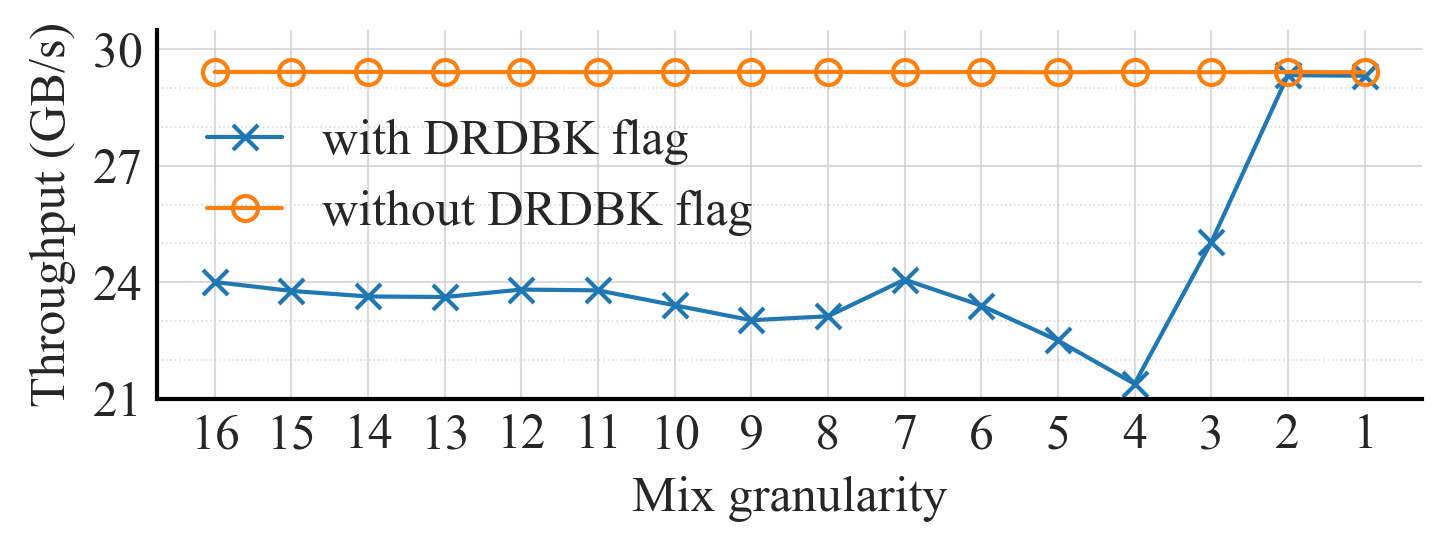

Python code for this plot:
import matplotlib.pyplot as plt
from matplotlib.ticker import MultipleLocator
import numpy as np
 
plt.style.use('seaborn-v0_8-whitegrid')
plt.rcParams.update({
    'font.family': 'Times New Roman',
    'font.size': 12,   
    'figure.dpi': 300,
    'axes.titlesize': 12,
    'axes.labelsize': 12
})
 
methods = [str(i) for i in range(1, 17)]
throughput1 = np.loadtxt('with_DRDBK_data.txt')  # MB/s
throughput1 /= 1000  # turns to GB/s
throughput2 = np.loadtxt('no_DRDBK_data.txt')  # MB/s
throughput2 /= 1000  # turns to GB/s
# throughput1 = [29.302, 29.316, 25.025, 21.363, 22.485, 23.391, 
#               24.059, 23.106, 23.000, 23.394, 23.799, 23.828,
#               23.635, 23.636, 23.790, 23.979]  # GB/s
# throughput2 = [ 29.381 , 29.397 , 29.391 , 29.400 , 29.385 , 29.393 ,
#                 29.388 , 29.393 , 29.391 , 29.390 , 29.391 , 29.395 ,
#                 29.397 , 29.388 , 29.389 , 29.393 ]  # GB/s

reversed_method = methods[::-1]
reversed_throughput1 = throughput1[::-1]
reversed_throughput2 = throughput2[::-1]
 
fig, ax = plt.subplots(figsize=(5, 2)) 
 
line1 = ax.plot(reversed_method, reversed_throughput1, color='#1f77b4', linewidth=1, 
                marker='x', markersize=6 , label='with DRDBK flag' , 
                 markerfacecolor='none', markeredgewidth=1 ) 
line2 = ax.plot(reversed_method, reversed_throughput2, color='#ff7f0e', linewidth=1,
                marker='o', markersize=6, label='without DRDBK flag' , 
                markerfacecolor='none', markeredgewidth=1 )

ax.set_ylabel('Throughput (GB/s)' )
ax.grid(axis='x', linestyle='-', linewidth=0.5 , alpha=0.7)

ax.spines['bottom'].set_color('black') 
ax.set_xlabel('Mix granularity')
  
ax.yaxis.set_major_locator(MultipleLocator(3)) 
ax.yaxis.set_minor_locator(MultipleLocator(1)) 
ax.grid(axis='y', which='major', linestyle='-', linewidth=0.5, alpha=0.7) 
ax.grid(axis='y', which='minor', linestyle=':', linewidth=0.4, alpha=0.7) 
ax.set_ylabel('Throughput (GB/s)') 
ax.spines['left'].set_color('black') 
 
ax.set_ylim( 21 , 30.5 )
ax.set_xticks(range(len(reversed_method))) 
 
ax.spines['top'].set_visible(False) 
ax.spines['right'].set_visible(False) 
ax.legend(loc='center left' , bbox_to_anchor=(0, 0.6),
          ncol=1 , borderpad=0.5, handlelength=1.5)
 
plt.tight_layout()
 
plt.savefig('figure7.png', bbox_inches='tight', transparent=True)
plt.savefig('figure7.pdf', bbox_inches='tight')

plt.show()

# caption: Mix granularity throughput comparison.
# Mix granularity is the number of consecutive large/small operations 
